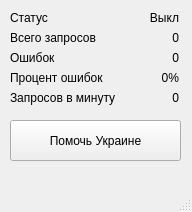
<?xml version="1.0" encoding="UTF-8"?>
<ui version="4.0">
 <class>MainWindow</class>
 <widget class="QMainWindow" name="MainWindow">
  <property name="geometry">
   <rect>
    <x>0</x>
    <y>0</y>
    <width>192</width>
    <height>212</height>
   </rect>
  </property>
  <property name="windowTitle">
   <string>MainWindow</string>
  </property>
  <widget class="QWidget" name="centralwidget">
   <widget class="QPushButton" name="switchButton">
    <property name="geometry">
     <rect>
      <x>10</x>
      <y>120</y>
      <width>171</width>
      <height>41</height>
     </rect>
    </property>
    <property name="text">
     <string>Помочь Украине</string>
    </property>
   </widget>
   <widget class="QLabel" name="lblSent">
    <property name="geometry">
     <rect>
      <x>130</x>
      <y>30</y>
      <width>49</width>
      <height>16</height>
     </rect>
    </property>
    <property name="text">
     <string>0</string>
    </property>
    <property name="alignment">
     <set>Qt::AlignRight|Qt::AlignTrailing|Qt::AlignVCenter</set>
    </property>
   </widget>
   <widget class="QLabel" name="lblErrors">
    <property name="geometry">
     <rect>
      <x>130</x>
      <y>50</y>
      <width>49</width>
      <height>16</height>
     </rect>
    </property>
    <property name="text">
     <string>0</string>
    </property>
    <property name="alignment">
     <set>Qt::AlignRight|Qt::AlignTrailing|Qt::AlignVCenter</set>
    </property>
   </widget>
   <widget class="QLabel" name="lblPercentErrors">
    <property name="geometry">
     <rect>
      <x>130</x>
      <y>70</y>
      <width>49</width>
      <height>16</height>
     </rect>
    </property>
    <property name="text">
     <string>0%</string>
    </property>
    <property name="alignment">
     <set>Qt::AlignRight|Qt::AlignTrailing|Qt::AlignVCenter</set>
    </property>
   </widget>
   <widget class="QLabel" name="label">
    <property name="geometry">
     <rect>
      <x>10</x>
      <y>30</y>
      <width>131</width>
      <height>16</height>
     </rect>
    </property>
    <property name="text">
     <string>Всего запросов</string>
    </property>
   </widget>
   <widget class="QLabel" name="label_2">
    <property name="geometry">
     <rect>
      <x>10</x>
      <y>50</y>
      <width>131</width>
      <height>16</height>
     </rect>
    </property>
    <property name="text">
     <string>Ошибок</string>
    </property>
   </widget>
   <widget class="QLabel" name="label_3">
    <property name="geometry">
     <rect>
      <x>10</x>
      <y>70</y>
      <width>131</width>
      <height>16</height>
     </rect>
    </property>
    <property name="text">
     <string>Процент ошибок</string>
    </property>
   </widget>
   <widget class="QLabel" name="label_4">
    <property name="geometry">
     <rect>
      <x>10</x>
      <y>90</y>
      <width>131</width>
      <height>16</height>
     </rect>
    </property>
    <property name="text">
     <string>Запросов в минуту</string>
    </property>
   </widget>
   <widget class="QLabel" name="lblRPM">
    <property name="geometry">
     <rect>
      <x>130</x>
      <y>90</y>
      <width>49</width>
      <height>16</height>
     </rect>
    </property>
    <property name="text">
     <string>0</string>
    </property>
    <property name="alignment">
     <set>Qt::AlignRight|Qt::AlignTrailing|Qt::AlignVCenter</set>
    </property>
   </widget>
   <widget class="QLabel" name="label_5">
    <property name="geometry">
     <rect>
      <x>10</x>
      <y>10</y>
      <width>49</width>
      <height>16</height>
     </rect>
    </property>
    <property name="text">
     <string>Статус</string>
    </property>
   </widget>
   <widget class="QLabel" name="lblStatus">
    <property name="geometry">
     <rect>
      <x>130</x>
      <y>10</y>
      <width>49</width>
      <height>16</height>
     </rect>
    </property>
    <property name="text">
     <string>Выкл</string>
    </property>
    <property name="alignment">
     <set>Qt::AlignRight|Qt::AlignTrailing|Qt::AlignVCenter</set>
    </property>
   </widget>
  </widget>
  <widget class="QMenuBar" name="menubar">
   <property name="geometry">
    <rect>
     <x>0</x>
     <y>0</y>
     <width>192</width>
     <height>21</height>
    </rect>
   </property>
  </widget>
  <widget class="QStatusBar" name="statusbar"/>
 </widget>
 <resources/>
 <connections/>
</ui>
